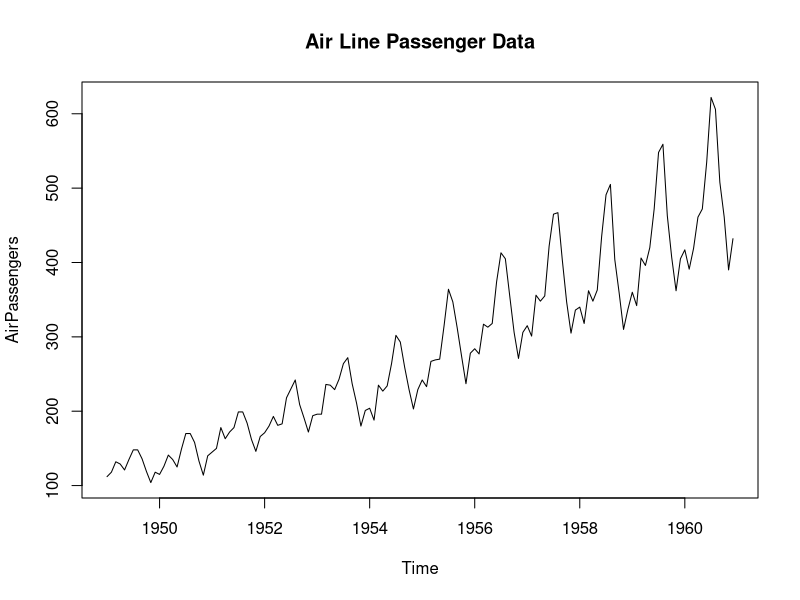
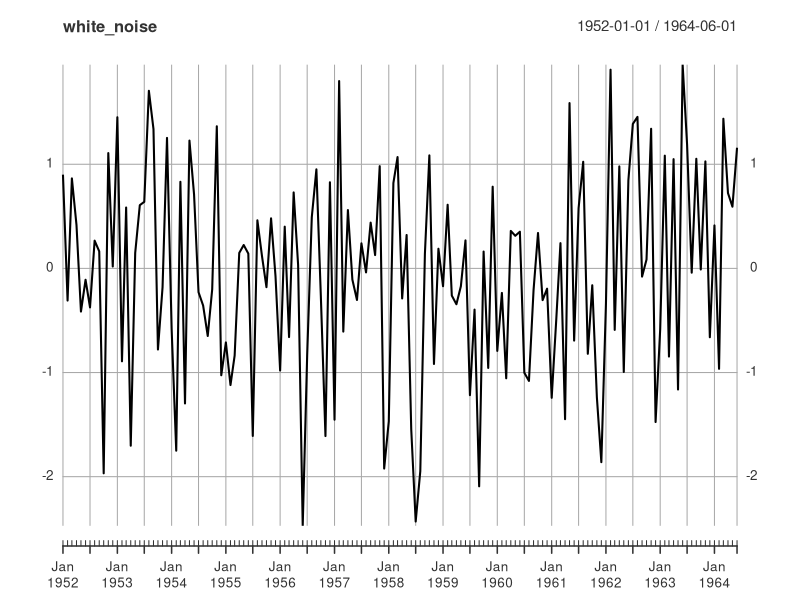

Reproduce these figures in R, in order. (Note: this script raises an error after producing the figures.)
## ---- chunk 1
data("AirPassengers")
## ---- chunk 2
str(AirPassengers)
## ---- chunk 3
typeof(AirPassengers)
## ---- chunk 4
class(AirPassengers)
## ---- chunk 5
plot(AirPassengers, main = "Air Line Passenger Data")
## ---- chunk 6
library(xts)
## ---- chunk 7
head(AirPassengers)
## ---- chunk 8
AirPassengers_xts <- as.xts(AirPassengers)
## ---- chunk 9
head(AirPassengers_xts)
## ---- chunk 10
AirPassengers_xts[3,1]
## ---- chunk 11
length(AirPassengers_xts)
## ---- chunk 12
seq(2, 144, by = 12)
## ---- chunk 13
AirPassengers_xts[seq(2,144, by = 12),]

## ---- chunk 14
my_date_vector <- seq(as.Date('1952-01-01'), length = 150, by = 'month')

## ---- chunk 15
my_date_vector
## ---- chunk 16
my_white_noise <- rnorm(150)
## ---- chunk 17
sd(my_white_noise)
## ---- chunk 18
independence_day_1960 <- as.POSIXct("1960-07-04")
## ---- chunk 19
 white_noise <- xts(x = my_white_noise, order.by = my_date_vector,
                     i_day = independence_day_1960)
## ---- chunk 20
head(white_noise)
## ---- chunk 21
plot(white_noise)
## ---- chunk 22
attributes(white_noise)
## ---- chunk 23
index(AirPassengers)
## ---- chunk 24
index(AirPassengers_xts)
## ---- chunk 25
#coredata(AirPassengers_xts)
## ---- chunk 26
data("austres")
## ---- chunk 27
class(austres)
## ---- chunk 28
austres_xts <- as.xts(austres)
## ---- chunk 29
class(austres_xts)
## ---- chunk 30
index(austres_xts)
## ---- chunk 31
length(austres_xts)
## ---- chunk 32
my_date_vector <- seq(as.Date('1971-01-01'), length = 89, by = 'quarter')

## ---- chunk 33
my_date_vector
## ---- chunk 34
xts(x = rnorm(89), order.by = my_date_vector )
## ---- chunk 35
#coredata(austres_xts)
## ---- chunk 36
data("airquality")
## ---- chunk 37
str(airquality)
## ---- chunk 38
coredata(airquality)
## ---- chunk 39
index(airquality)
## ---- chunk 40
airquuality_xts <- as.xts(airquality)
## ---- chunk 41
index(airquality)
## ---- chunk 42
length(airquality[,1])
## ---- chunk 43
my_date_vector <- seq(as.Date('1973-05-01'), length = 153, by = 'days')

## ---- chunk 44
coredata(airquality)
## ---- chunk 45
airquality_xts <- xts(x = airquality, order.by = my_date_vector)
## ---- chunk 46
str(airquality_xts)
## ---- chunk 47
head(airquality_xts)
## ---- chunk 48
plot(airquality_xts[,c('Wind','Temp')])
## ---- chunk 49
plot(airquality_xts[,2:3])
## ---- chunk 50
head(AirPassengers_xts)
## ---- chunk 51
my_date_index <- seq(as.Date('1954-01-01'), length = 15, by = 'month')
my_date_index
## ---- chunk 52
AirPassengers_xts[my_date_index]
## ---- chunk 53
1:3
## ---- chunk 54
as.Date('1950-04-01') + 1:3
## ---- chunk 55
head(AirPassengers_xts)
## ---- chunk 56
#as.matrix(AirPassengers_xts)
## ---- chunk 57
write.zoo(AirPassengers_xts, file = file.path(".","AirPassengers.csv"), sep = ',')
## ---- chunk 58
read.zoo(file = file.path(".","AirPassengers.csv"), sep = ',', FUN = as.yearmon)
## ---- chunk 59
data("lynx")
## ---- chunk 60
head(x)
AirPassengers_xts['1949']
## ---- chunk 61
AirPassengers_xts['1949-03']
## ---- chunk 62
AirPassengers_xts['1950/1960']
## ---- chunk 63
data("AirPassengers")
AirPassengers_xts <- as.xts(AirPassengers)
## ---- chunk 64
AirPassengers_xts['1955']
## ---- chunk 65
AirPassengers_xts['1955-07']
## ---- chunk 66
head(AirPassengers_xts)
## ---- chunk 67
tail(AirPassengers_xts)
## ---- chunk 68
first(last(AirPassengers_xts, "1 year"), "4 months")
## ---- chunk 69
first(AirPassengers_xts, "3 years")
## ---- chunk 70
head(airquality_xts)
## ---- chunk 71
last(first(AirPassengers_xts, '3 years'), "3 days")
## ---- chunk 72
data("airmiles")
## ---- chunk 73
str(airmiles)
## ---- chunk 74
airmiles_xts <- as.xts(airmiles)
## ---- chunk 75
str(airmiles_xts)
## ---- chunk 76
airmiles_index <- index(airmiles_xts)
head(airmiles_index)
## ---- chunk 77
AirPassengers_xts[airmiles_index]
## ---- chunk 78
xts::merge.xts()
## ---- chunk 79
merge(AirPassengers_xts, airmiles_xts, join = "inner")
## ---- chunk 80
#index(airquality_xts)
## ---- chunk 81
#index(AirPassengers_xts)
## ---- chunk 82
#merge(airquality_xts, AirPassengers_xts, fill = 'locf', drop = TRUE)
## ---- chunk 83
rbind(AirPassengers_xts, airquality_xts)
## ---- chunk 84
head(airquality_xts)
## ---- chunk 85
head(na.locf(airquality_xts, fromLast = FALSE ))
## ---- chunk 86
head(na.locf(airquality_xts, fromLast = TRUE ))
## ---- chunk 87
airquality_lead <- lag(airquality_xts, k = -1)
head(airquality_lead)
## ---- chunk 88
airquality_lag <- lag(airquality_xts, k = 1)
head(airquality_lag)
## ---- chunk 89
head(airquality_xts)
## ---- chunk 90
aq <- cbind(airquality_lead,  airquality_xts, airquality_lag )
## ---- chunk 91
head(aq)
## ---- chunk 92
head(lag(airquality_xts, k = 3))
## ---- chunk 93
airquality_diff <- diff(airquality_xts, lag = 1, differences = 2)
## ---- chunk 94
head(airquality_diff)
## ---- chunk 95
airquality_w_diff <- merge(airquality_xts, airquality_diff)
## ---- chunk 96
names(airquality_w_diff )
## ---- chunk 97
plot(airquality_w_diff[,c('Ozone','Ozone.1')])
## ---- chunk 98
air_weeks <- endpoints(airquality_xts, on = 'weeks')

## ---- chunk 99
air_weeks
## ---- chunk 100
xts::endpoints()
## ---- chunk 101
#airquality_xts['1973-06/1973-08',"Ozone"]
## ---- chunk 102
airquality_mean <- period.apply(airquality_xts[,"Ozone"], INDEX = air_weeks, FUN = mean)
## ---- chunk 103
airquality_mean 
## ---- chunk 104
airquality_mean <- period.apply(airquality_xts[,"Ozone"], INDEX = air_weeks, FUN = mean, na.rm = TRUE)
## ---- chunk 105
class(airquality_mean)
## ---- chunk 106
plot(airquality_mean)
## ---- chunk 107
airquality_mean
airquality_xts[,'Ozone']
air_merge <- merge(airquality_xts[,'Ozone'], airquality_mean)
## ---- chunk 108
head(air_merge)
## ---- chunk 109
plot(air_merge)
## ---- chunk 110
na.approx(air_merge)[1:10,]
## ---- chunk 111
plot(na.approx(air_merge))
## ---- chunk 112
plot(na.locf(air_merge))
## ---- chunk 113
plot(na.locf(air_merge, fromLast = TRUE))
